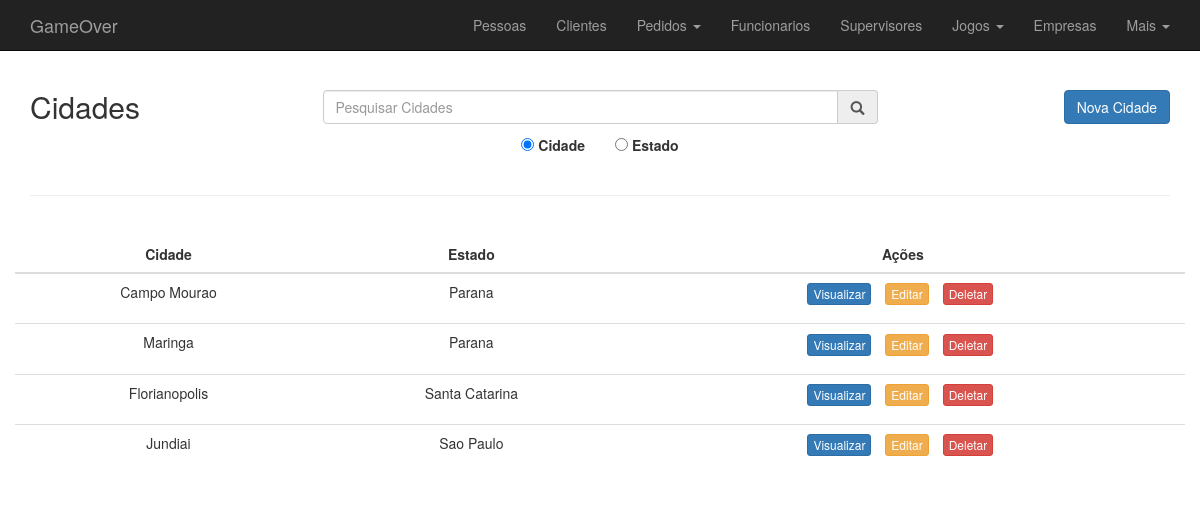
/cidade.php, run on the app's committed database.
### tables this page shows
CREATE TABLE IF NOT EXISTS `CIDADE` (
  `ID` INT AUTO_INCREMENT,
  `nome` VARCHAR(255) NOT NULL,
  `ESTADO_ID` INT NOT NULL,
  PRIMARY KEY (`ID`),
  CONSTRAINT `fk_CIDADE_ESTADO1`
    FOREIGN KEY (`ESTADO_ID`)
    REFERENCES `ESTADO` (`ID`));

CREATE TABLE IF NOT EXISTS `ESTADO` (
  `ID` INT AUTO_INCREMENT,
  `nome` VARCHAR(255) NOT NULL,
  UNIQUE(`nome`),
  PRIMARY KEY (`ID`));

### www/cidade/cidade_control.php (called while the page is built, shortened)
<?php
    $referencia = nome;
    $table = CIDADE;
    $key = ID;
    $tableMin = strtolower($table);
    function lista_cidade($conexao, $ID){
        $rows = array();
        $select = "SELECT C.*, E.nome as estado FROM CIDADE C JOIN ESTADO E ON C.ESTADO_ID = E.ID";
        $resultado = mysqli_query($conexao, $select);
        while ($row = mysqli_fetch_assoc($resultado)) {
            array_push($rows, $row);
        }
        return $rows;
    }
?>

### www/cidade.php (the view, shortened to what this page needs)
<?php
    include 'cabecalho.php';
    include 'bd_control/conecta.php';
    include 'cidade/cidade_control.php';
    $rows = lista_cidade($conexao, $table);
?>
    <div class="container">
        <div class="row">
            <div class="col-md-3">
                <h2>Cidades</h2>
            </div>
            <div class="col-md-6">
                <div class="input-group h2">
                    <input name="busca" class="form-control" id="busca" type="text"
                    placeholder="Pesquisar Cidades">
                    <div class="input-group-addon"><span class="glyphicon glyphicon-search"></span></div>
                </div>
            </div>
            <div class="col-md-3">
                <a href="cidade/cidade_add.php" class="btn btn-primary pull-right h2">Nova Cidade</a>
            </div>
        </div>
        <div class="row">
            <div class="form-group col-md-6 text-right">
                <input type="radio" id="busca_cidade" name="campo" value="nome" checked>
                <label for="busca_cidade">Cidade</label>
            </div>
            <div class="form-group col-md-6 text-left">
                    <input type="radio" id="busca_estado" name="campo" value="estado">
                    <label for="busca_estado">Estado</label>
            </div>
        </div>
        <hr />
        <br>
        <div id="list" class="row text-center">
            <div class=" table-responsivecol-md-12">
                <table class="table table-hover">
                    <thead>
                        <tr>
                            <th class="text-center">Cidade</th>
                            <th class="text-center">Estado</th>
                            <th class="text-center">Ações</th>
                        </tr>
                    </thead>
                    <tbody id="itens">
                        <?php
                            foreach ($rows as $row):
                        ?>
                                <tr>
                                    <td><?= $row['nome'] ?></td>
                                    <td><?= $row['estado'] ?></td>
                                    <?php
                                        include 'acoes.php';
                                    ?>
                                </tr>
                        <?php
                            endforeach;
                        ?>
                    </tbody>
                </table>
            </div>
        </div>
    </div>
<?php
    include "rodape.php";
?>

### www/acoes.php (shortened to what this page needs)
<td>
    <ul class="list-inline">
        <li>
            <form action="<?=$tableMin?>/<?=$tableMin?>_view.php" method="post">
                <button class="btn btn-primary btn-xs">Visualizar</button>
            </form>
        </li>
        <li>
            <form action="<?=$tableMin?>/<?=$tableMin?>_edit.php" method="post">
                <button class="btn btn-warning btn-xs">Editar</button>
            </form>
        </li>
        <li>
            <input type="button" class="btn btn-danger btn-xs" value="Deletar" onclick="confirmaDelete('<?=$row["{$referencia}"]?>','<?=$row["{$key}"]?>')">
        </li>
    </ul>
</td>

### www/style.css (style rules this page uses)
body { padding-top: 70px; }

### data on the page
cidade: nome "Campo Mourao", ESTADO_ID.nome "Parana"
cidade: nome "Maringa", ESTADO_ID.nome "Parana"
cidade: nome "Florianopolis", ESTADO_ID.nome "Santa Catarina"
cidade: nome "Jundiai", ESTADO_ID.nome "Sao Paulo"
